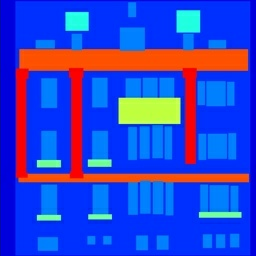
#> input picture train/11-inputs.png, 256 x 256 px
$ python -i utils_image.py   (imports and definitions only)   (older library calls are emulated)
#> lines starting #> are read from the running program, lines starting #| are printed output that depends on the picture; after the words box and inside, x2 and y2 are one past the last pixel; in counts of white or black regions, pixels touching at a corner belong together
#> further down, picture is the input picture: shape (256, 256, 3); mean B, G, R 204.1, 69.1, 46.7
import numpy as np
import cv2
import sys

platform = sys.platform
if platform == 'win32':
    from matplotlib import pyplot as plt


# [7 lines left out: function binarize, not called in this run]


def binarize_small(im, height_persentage=1, show=False):
#> called with height_persentage = 1, show = False
    im_gray = cv2.cvtColor(im, cv2.COLOR_BGR2GRAY)
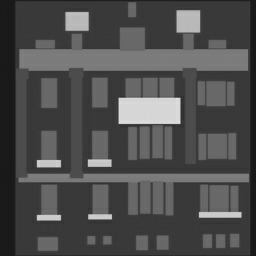
#> im_gray: shape (256, 256); min 24, max 222, mean 77.8
    width = im_gray.shape[1]
#> width = 256
    height = im_gray.shape[0]
#> height = 256
    if show:
        print(im_gray.shape)
    dh = int(height * height_persentage)
#> dh = 256
    dw = dh
#> dw = 256
    nw = int(width // dw)
#> nw = 1
    nh = int(height // dh)
#> nh = 1
    ret, dst = cv2.threshold(im_gray, 0, 255, cv2.THRESH_BINARY_INV + cv2.THRESH_OTSU)
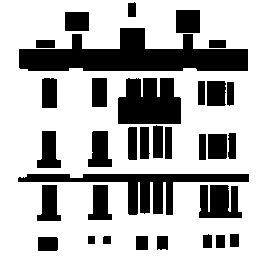
#> dst: shape (256, 256); 68.1% white; 33 black regions, largest, box (x1, y1, x2, y2) and area: (19, 28, 248, 71) 5761, (18, 174, 249, 215) 2955, (118, 78, 181, 124) 2505
#> ret = 90
    dst_block = np.copy(dst)
    for w in range(nw):
        for h in range(nh):
            ret, dst_block[dh * h:dh * (h + 1), dw * w:dw * (w + 1)] = cv2.threshold(
                im_gray[dh * h:dh * (h + 1), dw * w:dw * (w + 1)], 0, 255, cv2.THRESH_BINARY_INV + cv2.THRESH_OTSU)
    ret, dst_block[:, -dh:] = cv2.threshold(im_gray[:, -dh:], 0, 255, cv2.THRESH_BINARY_INV + cv2.THRESH_OTSU)
    if show:
        cv2.imshow('bin', dst)
        cv2.imshow('bin_block', dst_block)
        cv2.waitKey(0)
    return dst_block


# [221 lines left out: functions image_close, image_open, get_boundray, cc_analyze, get_roi_with_perspective, get_roi_with_border and 3 more, not called in this run]


def get_target_template():
    return np.array([[0, 0], [FLAGS.image_width, 0], [FLAGS.image_width, FLAGS.image_height], [0, FLAGS.image_height]],
                    dtype=np.float32)


# [131 lines left out: functions get_roi, resize, show_result, show_conv, show_conv_plot, show_rect and 1 more, not called in this run]


def show_image(im, title='title', wait=0):
    cv2.imshow(title, im)
    cv2.waitKey(wait)

>>> import cv2
>>> picture = cv2.imread('train/11-inputs.png')
>>> result = binarize_small(picture)

$ run again, on train/15-inputs.png
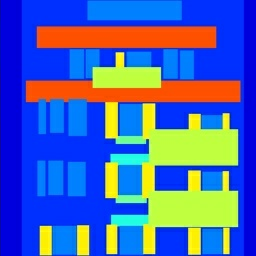
#> input picture train/15-inputs.png, 256 x 256 px
#> picture is the input picture: shape (256, 256, 3); mean B, G, R 177, 100.1, 72.2
#> in binarize_small, `im_gray = cv2.cvtColor(im, cv2.COLOR_BGR2GRAY)`:
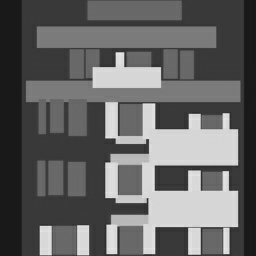
#> im_gray: shape (256, 256); min 24, max 236, mean 100.5
#> in binarize_small, `ret, dst = cv2.threshold(im_gray, 0, 255, cv2.THRESH_BINARY_INV + cv2...`:
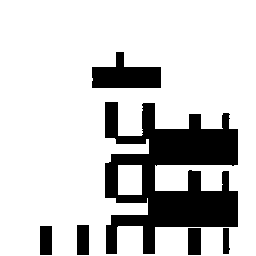
#> dst: shape (256, 256); 79.4% white; 6 black regions, box (x1, y1, x2, y2) and area: (105, 102, 238, 254) 10749, (92, 52, 161, 88) 1566, (77, 225, 89, 255) 360, (188, 228, 201, 255) 351, (40, 226, 52, 255) 348, (223, 228, 230, 254) 158
#> ret = 141

$ run again, on train/19-inputs.png
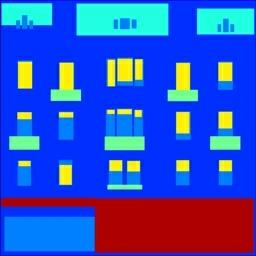
#> input picture train/19-inputs.png, 256 x 256 px
#> picture is the input picture: shape (256, 256, 3); mean B, G, R 195.3, 83.1, 47.2
#> in binarize_small, `im_gray = cv2.cvtColor(im, cv2.COLOR_BGR2GRAY)`:
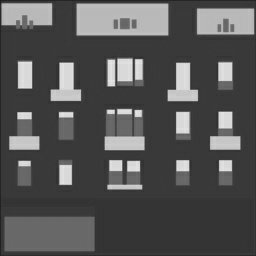
#> im_gray: shape (256, 256); min 27, max 229, mean 85.1
#> in binarize_small, `ret, dst = cv2.threshold(im_gray, 0, 255, cv2.THRESH_BINARY_INV + cv2...`:
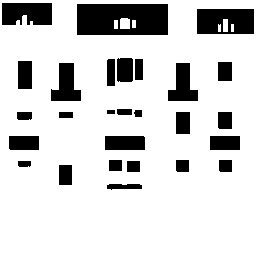
#> dst: shape (256, 256); 82.8% white; 27 black regions, largest, box (x1, y1, x2, y2) and area: (77, 4, 168, 35) 2646, (197, 9, 254, 34) 1313, (2, 3, 52, 25) 1020
#> ret = 128

$ run again, on train/23-inputs.png
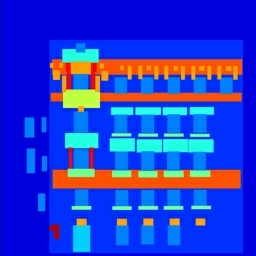
#> input picture train/23-inputs.png, 256 x 256 px
#> picture is the input picture: shape (256, 256, 3); mean B, G, R 204.5, 60.4, 37.8
#> in binarize_small, `im_gray = cv2.cvtColor(im, cv2.COLOR_BGR2GRAY)`:
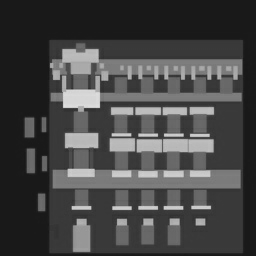
#> im_gray: shape (256, 256); min 23, max 223, mean 70
#> in binarize_small, `ret, dst = cv2.threshold(im_gray, 0, 255, cv2.THRESH_BINARY_INV + cv2...`:
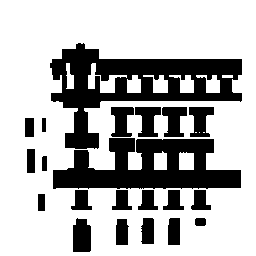
#> dst: shape (256, 256); 70.6% white; 21 black regions, largest, box (x1, y1, x2, y2) and area: (50, 43, 242, 149) 7700, (53, 138, 241, 189) 6025, (73, 218, 91, 252) 551
#> ret = 89
